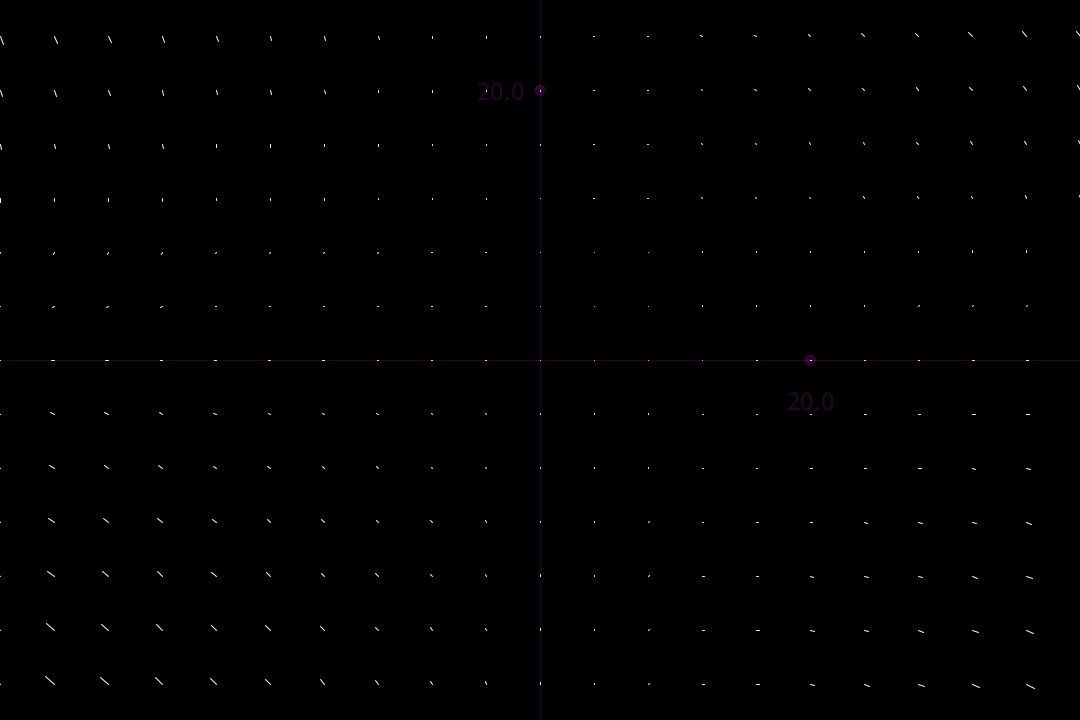
Frame 1 (no input)
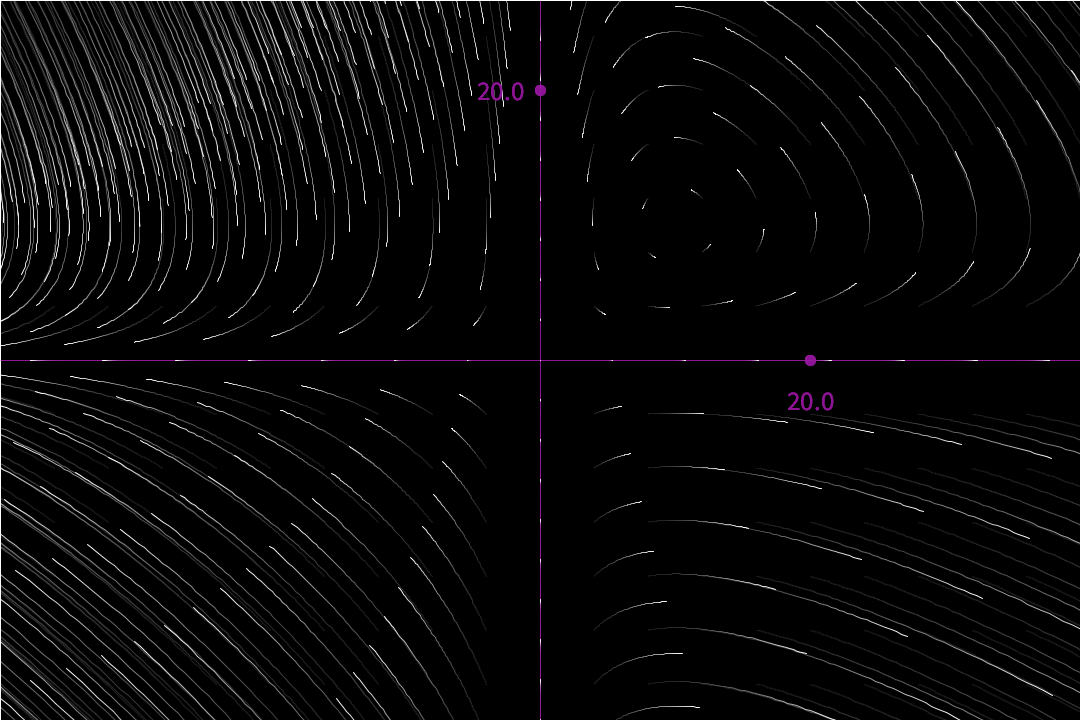
Frame 60 (the mouse pressed at the canvas centre just before this capture)
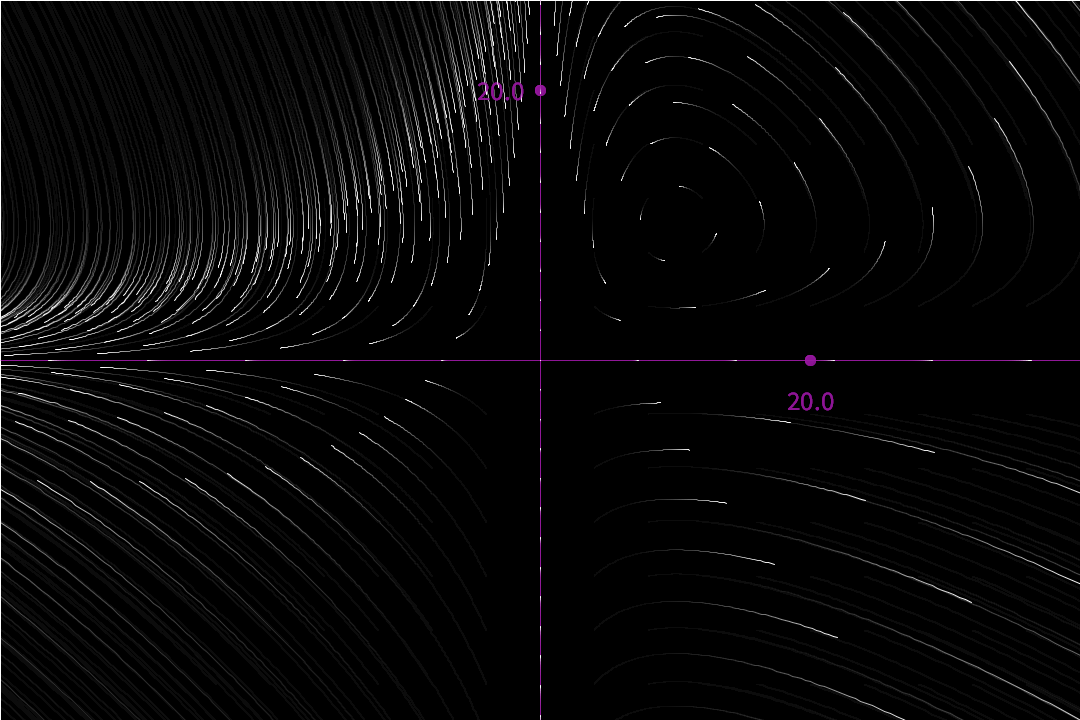
Frame 120 (the mouse held since frame 60 and released just before this capture)

The Processing sketch that drew these frames (run headless with seeded random() and noise(); from frame 60 on, the mouse is pressed at the canvas centre):

// Processing sketch: NonLinearPhasePlane
// ── NonLinearPhasePlane.pde
PVector[][] positionArray;
float wid;
float hit;
float maxsize;
float time;

void setup() {
  size(1080,720);
  background(backgroundColor);
  wid = (float)width;
  hit = (float)height;
  maxsize = max(wid, hit)/2;
  positionArray = new PVector[ceil(numberOfParticles)][ceil(numberOfParticles)];
  for (int i = 0; i < positionArray.length; i++) {
    for (int j = 0; j < positionArray[i].length; j++) {
      positionArray[i][j] = new PVector(-2*xScale + i*4*xScale/numberOfParticles, -2*xScale + j*4*xScale/numberOfParticles);
    }
  }
}

void draw() {
  time = frameCount; 
  fill(backgroundColor,backgroundOpacity);
  rect(0,0,wid,hit);
  translate(wid/2 - center[0]*wid/xScale/2, hit/2 + center[1]*wid/xScale/2);
  scale(1,-1);
  displayAxis();
  updatePositions();
  
}
  
void displayAxis() {
  stroke(axisColor,axisOpacity);
  line(-4*wid,0,4*wid,0);
  line(0,-4*hit,0,4*hit);
  
   pushMatrix();
   scale(1,-1);
   float axistextSize = wid/40;
   textSize(axistextSize);
   fill(axisColor,axisOpacity);
   textAlign(CENTER, CENTER);
   text(oneDec(xScale/2), wid/4, 1.5*axistextSize);
   ellipse(wid/4, 0, 10, 10);
   text(oneDec(xScale/2), -1.5*axistextSize, -wid/4);
   ellipse(0, -wid/4, 10, 10);
   popMatrix();
}

String oneDec(float num) {
  return str(float(int(num*100))/100);
}
  
  
void updatePositions() {
  PVector cVec;
  PVector nVec = new PVector();
  stroke(strokeColor,strokeOpacity);
  strokeWeight(weightOfStroke);
  for (int i = 0; i < positionArray.length; i++) {
    for (int j = 0; j < positionArray[i].length; j++) {
      cVec = positionArray[i][j];
      if(randomMode) {
        nVec.x = cVec.x + deltaT*xPrimeRandom(cVec.x, cVec.y, time);
        nVec.y = cVec.y + deltaT*yPrimeRandom(cVec.x, cVec.y, time);
      } else {
        nVec.x = cVec.x + deltaT*xPrime(cVec.x, cVec.y, time);
        nVec.y = cVec.y + deltaT*yPrime(cVec.x, cVec.y, time);
      }
      line(maxsize/xScale*cVec.x, maxsize/xScale*cVec.y, maxsize/xScale*(nVec.x), maxsize/xScale*(nVec.y));
      cVec.x = nVec.x;
      cVec.y = nVec.y;
    }
  }
  
}

// ── Parameters.pde
//this is your differential equation
float xPrime(float x, float y, float t) {
  return 10*x - 1*x*y;
}

float yPrime(float x, float y, float t) {
  return -10*y + 1*x*y;
}

//this is how zoomed out you are. Roughly think of it as saying what your x-axis goes up to
float xScale = 40;

//make this number larger for faster simulation, smaller for slower simulation
float deltaT = .0005;

//this sets the center of the coordinate system
float[] center = {0,0};








//this is the number of particles in one horizontal direciton, so the actual number of particles is like this squared
float numberOfParticles = 40;


















//you shouldn't need to edit anything below this line

color backgroundColor = color(0,0,0);
float backgroundOpacity = 10;

color axisColor = color(162,24,170);
float axisOpacity = 60;

color strokeColor = color(255,255,255);
float strokeOpacity = 255;
float weightOfStroke = 1;

boolean randomMode = false;

//this is your differential equation
float xPrimeRandom(float x, float y, float t) {
  return random(-5,5) + random(-5,5)*x + random(-5,5)*y + random(-5,5)*x*y + random(-5,5)*pow(x,2) + random(-5,5)*pow(y,2);
}

float yPrimeRandom(float x, float y, float t) {
  return random(-5,5) + random(-5,5)*x + random(-5,5)*y + random(-5,5)*x*y + random(-5,5)*pow(x,2) + random(-5,5)*pow(y,2);
}
